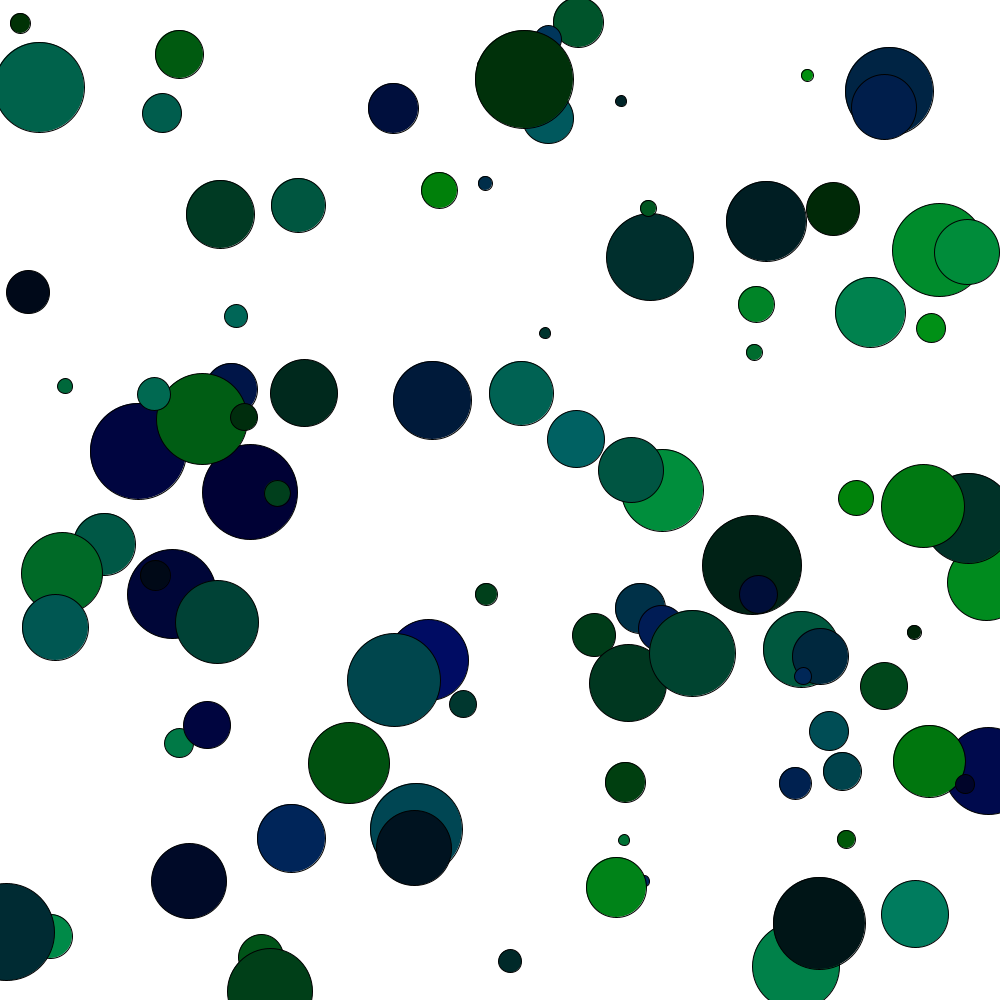
Frame 1 (no input)
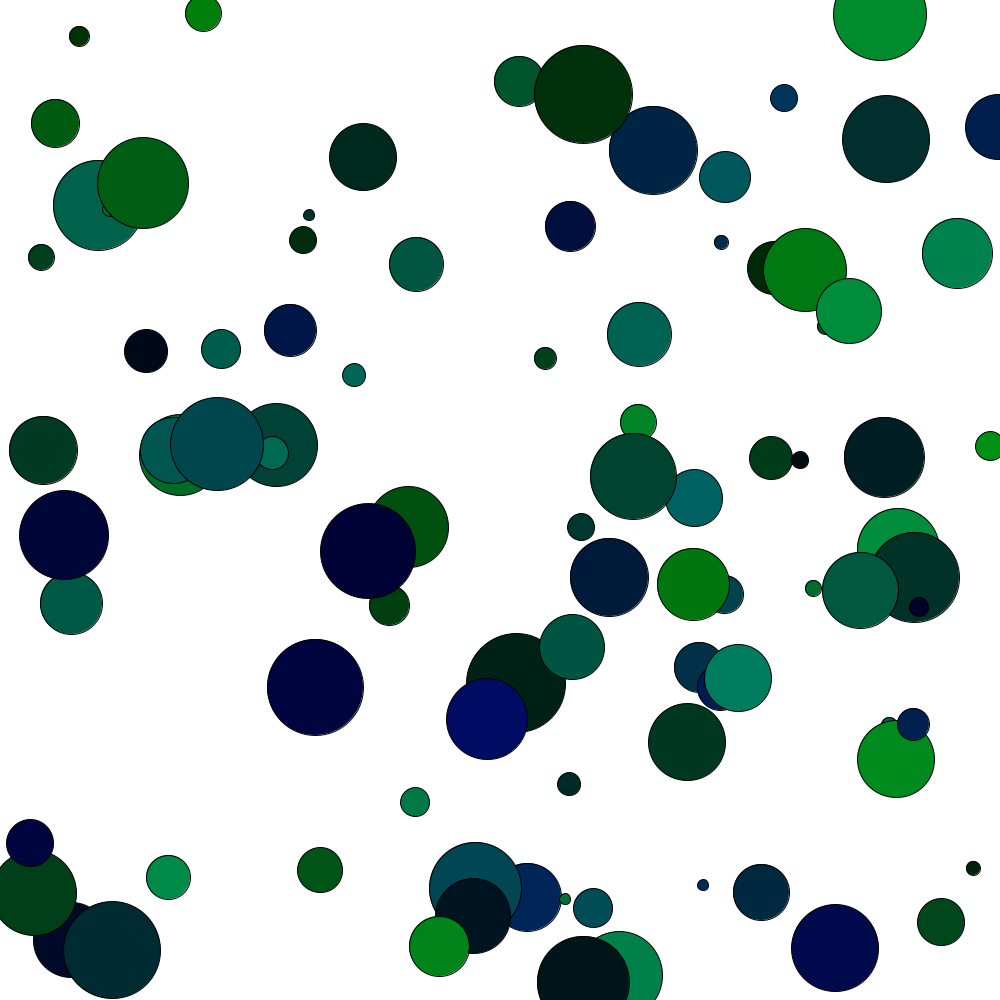
Frame 60 (the mouse pressed at the canvas centre just before this capture)
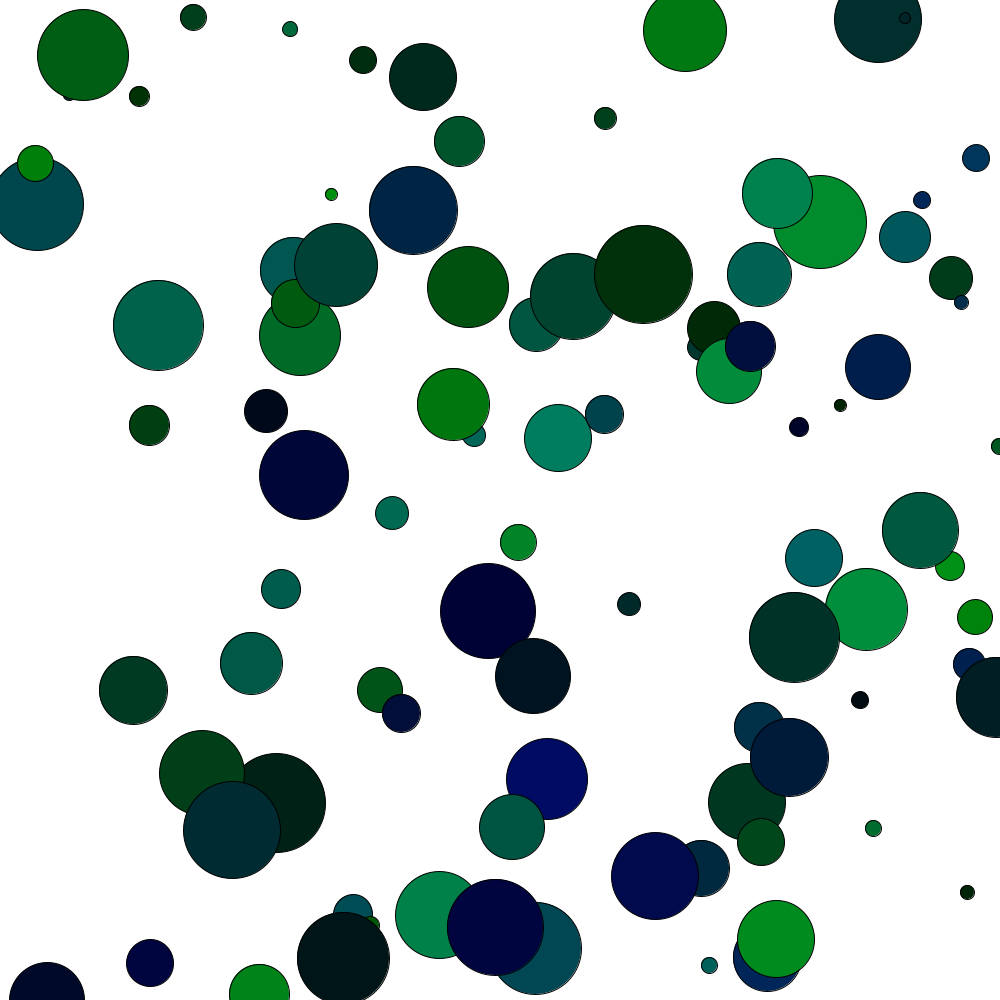
Frame 120 (the mouse held since frame 60 and released just before this capture)

The Processing sketch that drew these frames (run headless with seeded random() and noise(); from frame 60 on, the mouse is pressed at the canvas centre):

// Processing sketch: bouncingBallsArrays
// ── bouncingBallsArrays.pde
int numE = 100;
int eSize[] = new int[numE];
int[] eSpeedX = new int[numE];
int[] eSpeedY = new int[numE];
int[] ePosX = new int[numE];
int[] ePosY = new int[numE];
color[] baseColor = new int[numE];

void setup(){
  size(1000,1000);

  for(int i = 0; i<numE; i++){
    ePosX[i] = int(random(0, width));
    ePosY[i] = int(random(0, width));
    
    eSpeedX[i] = int(random(-5,5));
    eSpeedY[i] = int(random(-5,5));
    
    eSize[i] = int(random(10, 100));
    
    baseColor[i] = color(0, int(random(0, 150)), int(random(0, 100)));
   
    if(eSpeedX[i] ==0){
      eSpeedX[i] = 1;
    }
    if(eSpeedY[i] ==0){
      eSpeedY[i] = 1;
    }
  }
}

void draw(){
  background(255);
  
  //set speed of ellipses
  for(int i= 0; i<numE; i++){
    ePosX[i] = ePosX[i] + eSpeedX[i];
    ePosY[i] = ePosY[i] + eSpeedY[i];
  }
  
  //setup boundaries for all ellipses
   for(int i= 0; i<numE; i++){
     if(ePosX[i] <= 0 || ePosX[i] >= width){
       eSpeedX[i] = eSpeedX[i]*-1;
     }
     if(ePosY[i] <= 0 || ePosY[i] >= height){
       eSpeedY[i] = eSpeedY[i]*-1;
     }
   }
  
  for(int i= 0; i<numE; i++){
    fill(baseColor[i]);
    ellipse(ePosX[i], ePosY[i], eSize[i], eSize[i]);
    
  }
}


void mousePressed(){
       //measuring distance between each ellipse
     for(int i = 0; i<numE; i++){
     if(dist(ePosX[i], ePosY[i], mouseX, mouseY)<eSize[i]){
       baseColor[i] = color(255, int(random(0, 150)), int(random(0, 100)));
     }
     }
}
